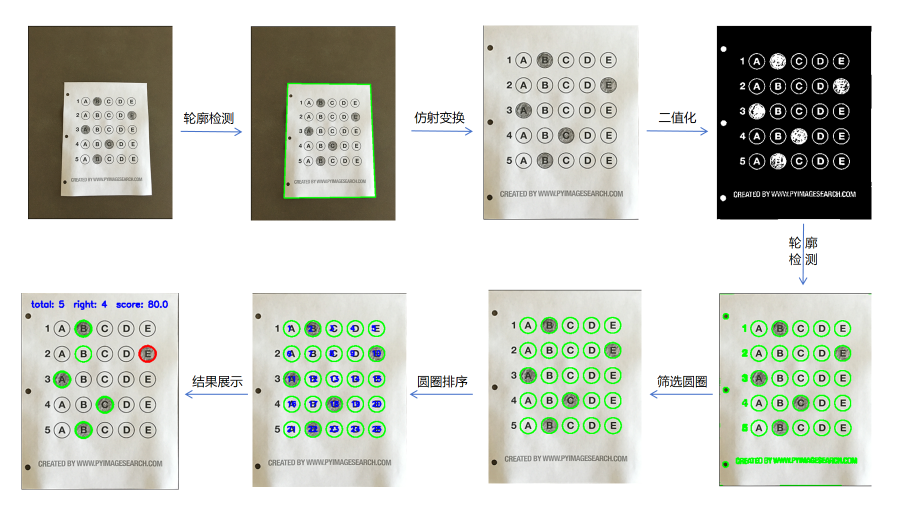
#> input picture 答题卡识别/1.png, 1837 x 1016 px (shown at 1/2 size)
$ python '可口可乐logo定位.py' '../答题卡识别/step1_original.png' '../答题卡识别/1.png'
#> lines starting #> are read from the running program, lines starting #| are printed output that depends on the picture
import sys
import cv2
import numpy as np
import time

tic = time.time()  # 开始时间
numMatchedFrames = 0  # 记录匹配的帧数
MIN_COUNT = 10  # 阈值


def show_frame(frame):
    cv2.imshow('frame', frame)
    cv2.waitKey(1)


if __name__ == '__main__':
    try:
        video_src = sys.argv[1]
        logo_src = sys.argv[2]
    except:
        print("请输入视频文件路径和logo图片路径！")
        exit(1)

    # [8 lines of commented-out code are left out]
    detector = cv2.ORB_create()
    FLANN_INDEX_KDTREE = 1
    FLANN_INDEX_LSH = 6
    flann_params = dict(algorithm=FLANN_INDEX_LSH,
                        table_number = 6,
                        key_size = 12,
                        multi_probe_level = 1)
    search_params = dict()
    matcher = cv2.FlannBasedMatcher(flann_params, search_params)
    ####

    logo = cv2.imread(logo_src, 1)
#> logo is the input picture: shape (1016, 1837, 3); mean B, G, R 200.8, 208.9, 205.6
    # 用检测器检测图像的特征点（关键点）；并且计算特征点的描述符向量。
    keypoints_logo, desc_logo = detector.detectAndCompute(logo, None)  # Query Image
#> keypoints_logo = 500 keypoints; strongest (x, y, size): (414, 761, 31), (430, 761, 31), (1586, 486, 31), (1486, 324, 37.2)

    min_x = logo.shape[1]
#> min_x = 1837
    min_y = logo.shape[0]
#> min_y = 1016
    max_x = 0
    max_y = 0
    for i in range(len(keypoints_logo)):
        min_x = np.min((min_x, keypoints_logo[i].pt[0]))  # 两个值要放到 tuple 里面
        min_y = np.min((min_y, keypoints_logo[i].pt[1]))
        max_x = np.max((max_x, keypoints_logo[i].pt[0]))
        max_y = np.max((max_y, keypoints_logo[i].pt[1]))
#> this loop made 500 passes
#> (min_x, min_y, max_x, max_y) on passes 1 to 3: (1613, 476, 1613, 476), (856, 237, 1613, 476), (856, 169, 1613, 476)
    logo_rect = (min_x, min_y, max_x, max_y)
#> logo_rect = (204, 52.8, 1741.2, 860)

    cap = cv2.VideoCapture(video_src)
    while cap.isOpened():
        ret, frame = cap.read()
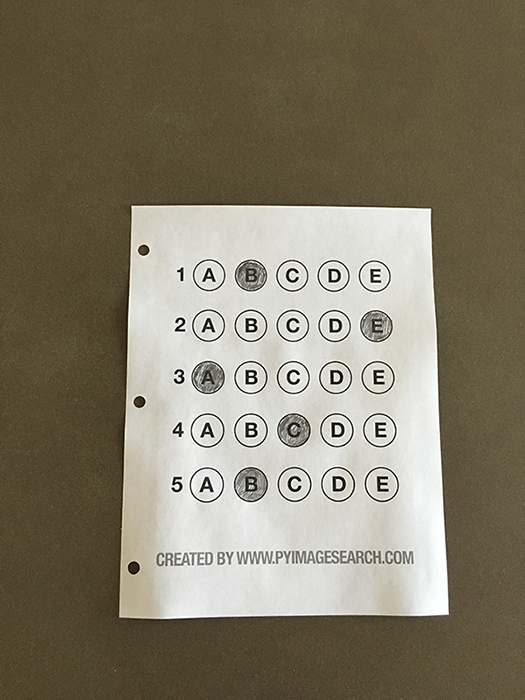
#> input picture 答题卡识别/step1_original.png, 525 x 700 px
#> frame is the input picture: shape (700, 525, 3); mean B, G, R 104.7, 123.2, 130.7
        if not ret:
            break
        frame = cv2.resize(frame, None, fx=0.35, fy=0.35)  # Modify1:将视频帧进行缩放
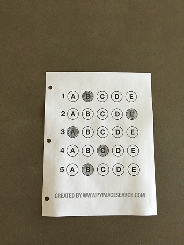
#> frame: shape (245, 184, 3); mean B, G, R 104.6, 123.1, 130.6

        frame_cur = frame.copy()
        vis = frame.copy()

        kps_frame, desc_frame = detector.detectAndCompute(frame_cur, None)  # Train image
#> kps_frame = 383 keypoints; strongest (x, y, size): (115, 95, 31), (116, 149, 31), (115, 97, 31), (119, 149, 31)
        if len(kps_frame) <= 0:
            show_frame(vis)  # Modify2:在每个判断语句中都显示图片
            continue

        # 特征点匹配
        matches = matcher.knnMatch(desc_logo, desc_frame, k=2)
#> matches = 500 matches
        good_matches_first = []  # 保存好的匹配（且是第一名，即只保留最好的那个匹配）
        matchesMask = [[0, 0] for i in range(len(matches))]  # 一个布尔数组，指定哪些匹配应该被绘制。数组中为 True（即1） 的匹配才会被绘制。
#> matchesMask = 500 pairs, first value 0 to 0, second value 0 to 0
        for i, m in enumerate(matches):
            if len(m) < 2:
                continue
            if m[0].distance < 0.7 * m[1].distance:
                matchesMask[i] = [1, 0]   # 只有最佳的匹配才会被绘制
                good_matches_first.append(m[0])
#> after the loop, good_matches_first = 10 matches; matchesMask = 500 pairs, first value 0 to 1, second value 0 to 0
        print('通过Lowe比率测试的数量：', len(good_matches_first))
#| 通过Lowe比率测试的数量： 10
        draw_params = dict(matchColor=(0, 255, 0), singlePointColor=(255, 0, 0),
                           matchesMask=matchesMask, flags=0)
#> draw_params = 4 items
        img3 = cv2.drawMatchesKnn(logo, keypoints_logo, frame_cur, kps_frame, matches, None, **draw_params)
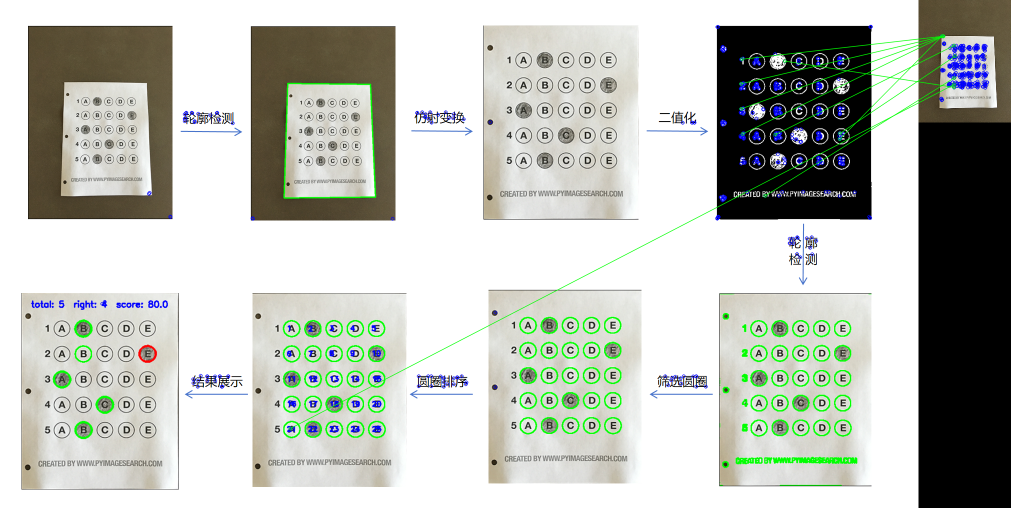
#> img3: shape (1016, 2021, 3) (shown at 1/2 size); mean B, G, R 184.9, 192.2, 188.5
        cv2.imshow('img3', img3)

        if len(kps_frame) < MIN_COUNT:
            show_frame(vis)
            continue

        if len(good_matches_first) < MIN_COUNT:
            show_frame(vis)
            continue

        # 可视化这种匹配
        p0 = [keypoints_logo[m.queryIdx].pt for m in good_matches_first]  # 来自query图(可乐标志图）的点集0的坐标
#> p0 = [(1679, 278), (1482, 217.2), (1530, 391.2), (1481.8, 167), (1483.2, 118.1), (1484.7, 267.5), (1679.6, 266.3), (1550.2, 268.7), (580.5, 856.4), (1569.4, 121.8)]
        p1 = [kps_frame[n.trainIdx].pt for n in good_matches_first]  # 来自Train图（视频帧）的点集1的坐标
#> p1 = [(46, 72), (48.96, 72), (70.85, 155.5), (48.96, 72), (48.96, 72), (48.96, 72), (72.58, 112), (70.56, 90.72), (70.56, 168.5), (70.5, 174.2)]
        p0, p1 = np.float32((p0, p1))
#> p0 = [[1679, 278], [1482, 217.2], [1530, 391.2], [1481.8, 167], [1483.2, 118.1], [1484.7, 267.5], [1679.6, 266.3], [1550.2, 268.7], [580.5, 856.4], [1569.4, 121.8]]; p1 = [[46, 72], [48.96, 72], [70.85, 155.5], [48.96, 72], [48.96, 72], [48.96, 72], [72.58, 112], [70.56, 90.72], [70.56, 168.5], [70.5, 174.2]]

        # 通过计算单应性 来求得 从p0集 到 p1集的变换矩阵H
        H, status = cv2.findHomography(p0, p1, cv2.RANSAC, 3.0)  # 找单应性（从p0到p1的变换矩阵）
#> H = [[-0.0513, 0.0409, 69.36], [-0.127, 0.0934, 173.2], [-0.000737, 0.000574, 1]]; status = [0, 0, 1, 1, 0, 0, 0, 1, 1, 1]
        status_prime = status.ravel()  # 从二维拉直到一维（拉平）
#> status_prime = [0, 0, 1, 1, 0, 0, 0, 1, 1, 1]
        print(status_prime)
#| [0 0 1 1 0 0 0 1 1 1]
        good_points = status_prime != 0
#> good_points = [False, False, True, True, False, False, False, True, True, True]
        if good_points.sum() < MIN_COUNT:
            show_frame(vis)
            continue

        # 可视化
        x0, y0, x1, y1 = logo_rect
        quad = np.float32([[x0, y0], [x1, y0], [x1, y1], [x0, y1]])  # 顺时针组织可乐标志包围矩形的四点
        quad_prime = cv2.perspectiveTransform(quad.reshape(1, 4, 2), H).reshape(4, 2)  # 变换到视频帧
        cv2.polylines(vis, [np.int32(quad_prime)], True, (255, 255, 0), 2)
        show_frame(vis)

        numMatchedFrames += 1  # 匹配帧数增1

print("numMatchedFrames ", numMatchedFrames)
toc = time.time()
shijian = toc - tic
print("total time ", np.round(shijian, 1), "秒")

cap.release()
if cv2.waitKey(0) & 0xFF == 27:
    cv2.destroyAllWindows()
